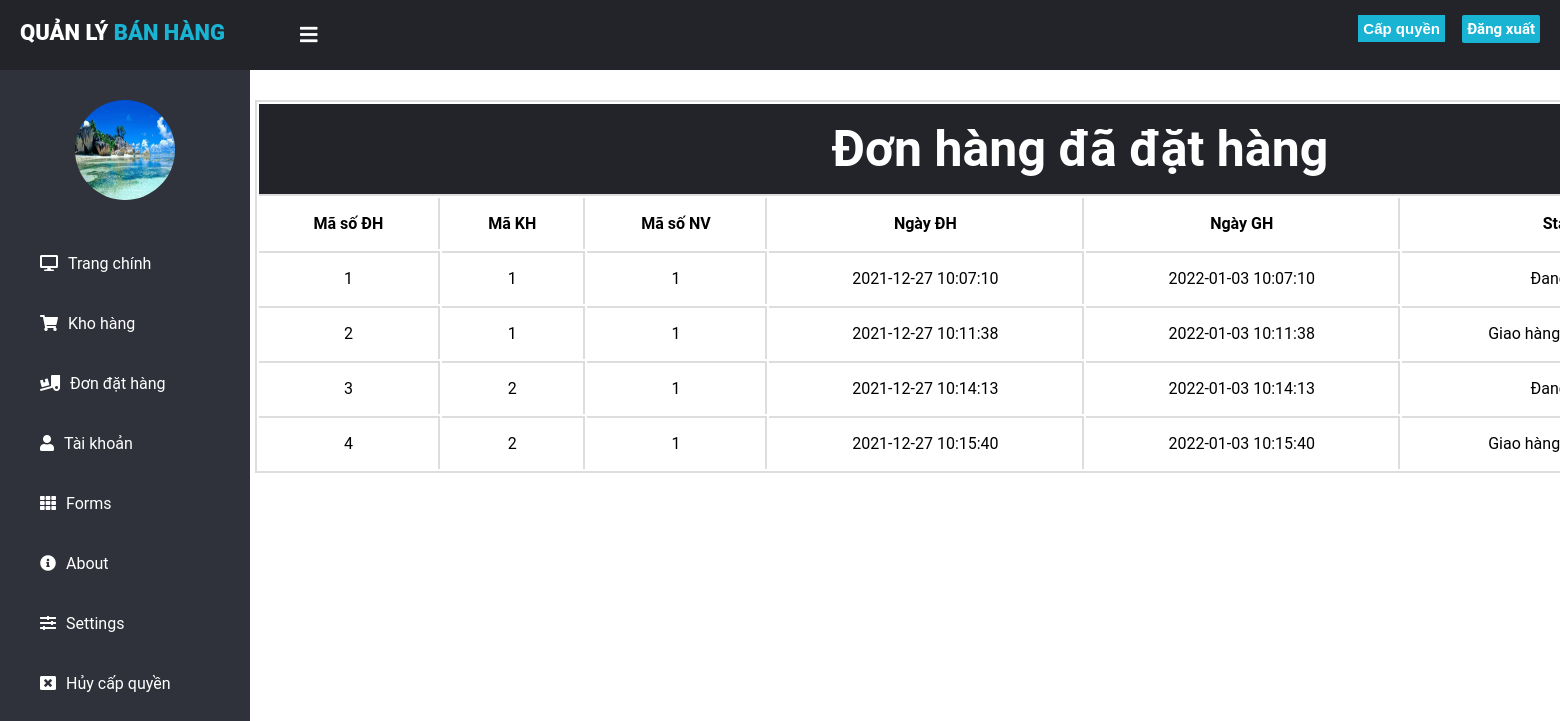
Screenshot of /homepage/admin/theorder.php with the database file from the repository.
### tables this page shows
CREATE TABLE `dathang` (
  `SoDonDH` int(50) NOT NULL COMMENT 'Số đơn đặt hàng',
  `MSKH` int(20) NOT NULL COMMENT 'Mã số khách hàng',
  `MSNV` int(20) NOT NULL COMMENT 'Mã số nhân viên',
  `NgayDH` datetime NOT NULL COMMENT 'Ngày đăt hàng',
  `NgayGH` datetime NOT NULL COMMENT 'Ngày giao hàng',
  `TrangThaiDH` tinyint(4) NOT NULL DEFAULT 0 COMMENT 'Trạng thái đặt hàng'
);

### homepage/admin/theorder.php (the view, shortened to what this page needs)
<?php
	require_once("php/header.php");
	require_once("php/sidebar.php");
	$sql = "SELECT sodondh, mskh, msnv,ngaydh,ngaygh,trangthaidh FROM dathang ";
    $query = mysqli_query($conn,$sql);
?>
<div class="container">
	<table>
	  <form method="post" enctype="multipart/form-data" action="process.php">
		<thead>
			<th colspan="10" style="border-bottom: 2px solid #dddddd; font-size: 50px; color: white; background-color: #22242A;">Đơn hàng đã đặt hàng</th>
		</thead>
		<thead>
			<th>Mã số ĐH</th>
			<th>Mã KH</th>
			<th>Mã số NV</th>
			<th>Ngày ĐH</th>
			<th>Ngày GH</th>
			<th>Status</th>
		</thead>
		<?php
		if ($query) {
			while($result = mysqli_fetch_array($query)) { ?>
				<tbody>
					<th><?php echo $result['sodondh']; ?></th>
					<th><?php echo $result['mskh']; ?></th>
					<th><?php echo $result['msnv']; ?></th>
					<th><?php echo $result['ngaydh']; ?></th>
					<th><?php echo $result['ngaygh']; ?></th>
					<th><?php  if($result['trangthaidh'] == 0){
							    	echo "Chưa xử lí";
							   }elseif ($result['trangthaidh'] == 1) {
							   		echo "Đang xử lí";
							   }
							   elseif($result['trangthaidh'] == 2){
							   		echo "Đang giao hàng";
							   }
							   elseif($result['trangthaidh'] == 3){
							   		echo "Giao hàng thành công";
							   }
					?>
					</th>
				</tbody>
  	  <?php } ?>
 <?php } else{
 			echo "Không ổn";
 		} ?>
  		</form>
	</table>
</div>

### homepage/admin/style.css (style rules this page uses)
body { margin: 0; padding: 0; max-width: 200vw; height: 100%; font-family: "Roboto", sans-serif; }
.container { transition: 0.5s; font-size: 16px; position: absolute; margin-top: 100px; margin-left: 255px; }
.container table { width: 1650px; border: 2px solid #dddddd; margin-bottom: 10px; }
.container table th { border-right: 2px solid #dddddd ; }
.container table th:last-child { border: none; }
.container table tr th { padding: 16px; }
.container table tbody th { border-top: 2px solid #dddddd; font-weight: normal; }

### rows the page displays
dathang: SoDonDH "1", MSKH "1", MSNV "1", NgayDH "2021-12-27 10:07:10", NgayGH "2022-01-03 10:07:10", TrangThaiDH "Đang xử lí"
dathang: SoDonDH "2", MSKH "1", MSNV "1", NgayDH "2021-12-27 10:11:38", NgayGH "2022-01-03 10:11:38", TrangThaiDH "Giao hàng…"
dathang: SoDonDH "3", MSKH "2", MSNV "1", NgayDH "2021-12-27 10:14:13", NgayGH "2022-01-03 10:14:13", TrangThaiDH "Đang xử lí"
dathang: SoDonDH "4", MSKH "2", MSNV "1", NgayDH "2021-12-27 10:15:40", NgayGH "2022-01-03 10:15:40", TrangThaiDH "Giao hàng…"
